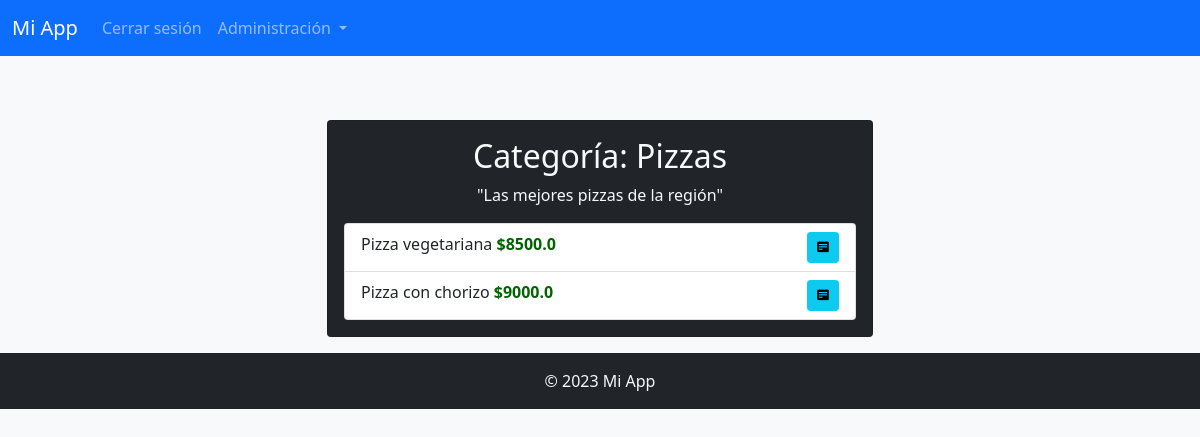
The app's page /admin/categoria/4 (signed in) with its own data.
### models/CategoriasMenu.py (models this page shows)
class CategoriasMenu(db.Model):
  id = db.Column(db.Integer, primary_key=True)
  nombre = db.Column(db.String(20), unique=True, nullable=False)
  descripcion = db.Column(db.String(200), nullable=False)

### models/ProductoMenu.py (models this page shows)
class ProductoMenu(db.Model):
  id = db.Column(db.Integer, primary_key=True)
  nombre = db.Column(db.String(20), unique=True, nullable=False)
  descripcion = db.Column(db.String(200), nullable=False)
  precio = db.Column(db.Float, nullable=False)
  imagen = db.Column(db.String(200), nullable=False)
  categoria = db.Column(db.Integer, db.ForeignKey('categorias_menu.id'), nullable=False)

### routes/menu/categorias.py (the view)
@categorias_menu.route('/admin/categoria/<int:id>', methods=['POST', 'GET'])
@login_required
def ver_categoria(id):
  categoria = CategoriasMenu.query.get(id)
  if not categoria:
    flash("La categoria no ha sido encontrada", 'danger')
    return redirect(url_for('categorias_menu.adm_categoria'))
  productos = ProductoMenu.query.filter_by(categoria=categoria.id).all()
  if not productos:
    flash("No hay productos asociados a esta categoría", 'warning')
  return render_template('/admin/ver_categoria.html', categoria=categoria, productos=productos)

### models/User.py (called while the page is built)
@login_manager.user_loader
def load_user(user_id):
  return User.query.get(int(user_id))

### templates/admin/ver_categoria.html (shortened to what this page needs)
{% extends "base.html" %}
{% block content %}
<div class="row justify-content-center">
  <div class="col-lg-6 col-md-12">
    <div class="card bg-dark text-light mt-5">
      <div class="card-body">
        <h2 class="text-center text-light">Categoría: {{categoria.nombre}}</h2>
        <p class="text-center text-light">"{{categoria.descripcion}}"</p>
        <ul class="list-group">
          {% for producto in productos %}
          <li class="list-group-item d-flex justify-content-between">
            <div>
              {{ producto.nombre }}
              <span style="color: darkgreen; font-weight: bold;">${{producto.precio}}</span>
            </div>
            <div>
              <button class="btn btn-info btn-sm"><i class='bx bxs-detail'></i></button>
            </div>
          </li>
          {% endfor %}
        </ul>
      </div>
    </div>
  </div>
</div>
{% endblock %}

### records on screen
CategoriasMenu: nombre "Pizzas", descripcion "Las mejores pizzas de la región"
ProductoMenu: nombre "Pizza vegetariana", precio "8500.0"
ProductoMenu: nombre "Pizza con chorizo", precio "9000.0"
